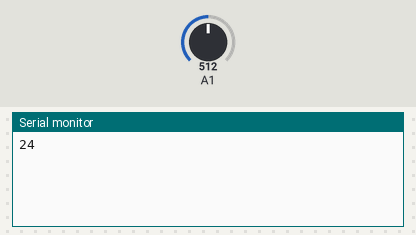
A sketch run on a simulated Arduino Uno, built with avr-gcc and run on an emulated ATmega328P. Shown: the last lines printed to the serial monitor. The inputs (shaded band) are chosen by the test bench; at power-on: A1 = 512.

Above: at 1.8 s.
1.9 s: A1 set to 716
At 2.4 s:
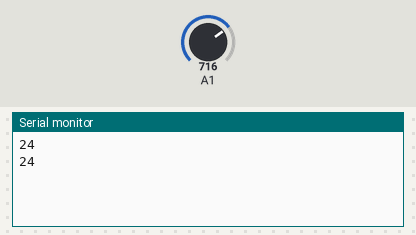
3.4 s: A1 set to 900
At 4.8 s:
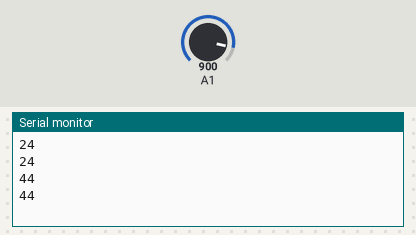
Timing chart, 0 to 6.4 s (numbered marks = the images above; inputs shaded):
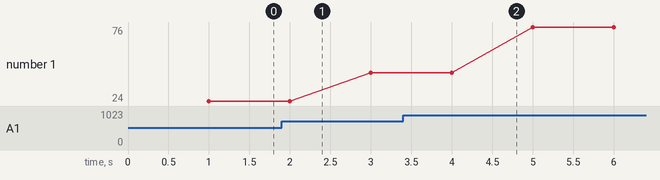

The sketch:

temperaturemeasuring.ino
```cpp
int item;
float temp2;
int temp3;
int temp4;

void setup() {
  Serial.begin(19200);
  pinMode(A1, INPUT);
}

void loop() {
  for (int count = 0; count < 1; count++) {
    item = 0;
    item = analogRead(A1);
    temp2 = log(10240000 / item - 10000) ;
    temp3 = 1 / (0.001129148 + (0.000234125 + (8.76741e-8 * temp2) * temp2) * temp2);
    temp4 = temp3 - 273.15;
    delay(1000);
    Serial.println(temp4);
  }

}
```

Measured:
- plotted number 1: 24 → 44 after the input at 1.9 s, 44 → 76 after the input at 3.4 s
